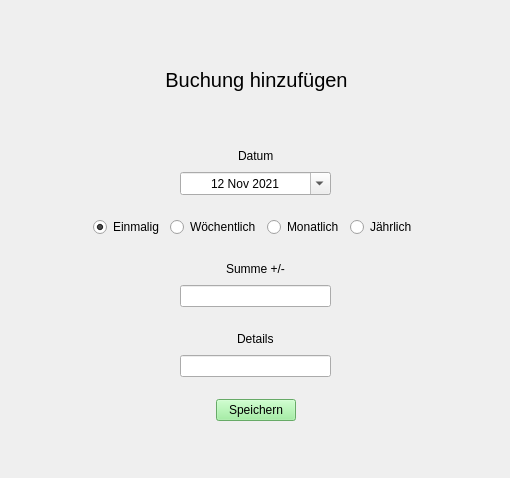
<?xml version="1.0" encoding="UTF-8"?>
<ui version="4.0">
 <class>Einkaufsplaner</class>
 <widget class="QWidget" name="Einkaufsplaner">
  <property name="geometry">
   <rect>
    <x>0</x>
    <y>0</y>
    <width>510</width>
    <height>478</height>
   </rect>
  </property>
  <property name="windowTitle">
   <string>Haushaltsplaner</string>
  </property>
  <widget class="QWidget" name="verticalLayoutWidget">
   <property name="geometry">
    <rect>
     <x>30</x>
     <y>130</y>
     <width>451</width>
     <height>291</height>
    </rect>
   </property>
   <layout class="QVBoxLayout" name="verticalLayout">
    <item>
     <layout class="QHBoxLayout" name="horizontalLayout"/>
    </item>
    <item>
     <spacer name="verticalSpacer">
      <property name="orientation">
       <enum>Qt::Vertical</enum>
      </property>
      <property name="sizeHint" stdset="0">
       <size>
        <width>20</width>
        <height>40</height>
       </size>
      </property>
     </spacer>
    </item>
    <item>
     <layout class="QHBoxLayout" name="horizontalLayout_8">
      <item>
       <spacer name="horizontalSpacer_13">
        <property name="orientation">
         <enum>Qt::Horizontal</enum>
        </property>
        <property name="sizeHint" stdset="0">
         <size>
          <width>40</width>
          <height>20</height>
         </size>
        </property>
       </spacer>
      </item>
      <item>
       <widget class="QLabel" name="l_date">
        <property name="text">
         <string>Datum</string>
        </property>
       </widget>
      </item>
      <item>
       <spacer name="horizontalSpacer_6">
        <property name="orientation">
         <enum>Qt::Horizontal</enum>
        </property>
        <property name="sizeHint" stdset="0">
         <size>
          <width>40</width>
          <height>20</height>
         </size>
        </property>
       </spacer>
      </item>
     </layout>
    </item>
    <item>
     <layout class="QHBoxLayout" name="horizontalLayout_5">
      <item>
       <spacer name="horizontalSpacer_7">
        <property name="orientation">
         <enum>Qt::Horizontal</enum>
        </property>
        <property name="sizeType">
         <enum>QSizePolicy::Fixed</enum>
        </property>
        <property name="sizeHint" stdset="0">
         <size>
          <width>150</width>
          <height>20</height>
         </size>
        </property>
       </spacer>
      </item>
      <item>
       <widget class="QDateEdit" name="i_date">
        <property name="alignment">
         <set>Qt::AlignCenter</set>
        </property>
        <property name="dateTime">
         <datetime>
          <hour>0</hour>
          <minute>0</minute>
          <second>0</second>
          <year>2021</year>
          <month>11</month>
          <day>12</day>
         </datetime>
        </property>
        <property name="calendarPopup">
         <bool>true</bool>
        </property>
       </widget>
      </item>
      <item>
       <spacer name="horizontalSpacer_8">
        <property name="orientation">
         <enum>Qt::Horizontal</enum>
        </property>
        <property name="sizeType">
         <enum>QSizePolicy::Fixed</enum>
        </property>
        <property name="sizeHint" stdset="0">
         <size>
          <width>150</width>
          <height>20</height>
         </size>
        </property>
       </spacer>
      </item>
     </layout>
    </item>
    <item>
     <spacer name="verticalSpacer_3">
      <property name="orientation">
       <enum>Qt::Vertical</enum>
      </property>
      <property name="sizeHint" stdset="0">
       <size>
        <width>20</width>
        <height>40</height>
       </size>
      </property>
     </spacer>
    </item>
    <item>
     <layout class="QHBoxLayout" name="horizontalLayout_6">
      <item>
       <spacer name="horizontalSpacer_9">
        <property name="orientation">
         <enum>Qt::Horizontal</enum>
        </property>
        <property name="sizeType">
         <enum>QSizePolicy::Expanding</enum>
        </property>
        <property name="sizeHint" stdset="0">
         <size>
          <width>90</width>
          <height>20</height>
         </size>
        </property>
       </spacer>
      </item>
      <item>
       <widget class="QRadioButton" name="r_once">
        <property name="text">
         <string>Einmalig</string>
        </property>
        <property name="checked">
         <bool>true</bool>
        </property>
       </widget>
      </item>
      <item>
       <widget class="QRadioButton" name="r_weekly">
        <property name="text">
         <string>Wöchentlich</string>
        </property>
       </widget>
      </item>
      <item>
       <widget class="QRadioButton" name="r_monthly">
        <property name="text">
         <string>Monatlich</string>
        </property>
       </widget>
      </item>
      <item>
       <widget class="QRadioButton" name="r_yearly">
        <property name="text">
         <string>Jährlich</string>
        </property>
       </widget>
      </item>
      <item>
       <spacer name="horizontalSpacer_10">
        <property name="orientation">
         <enum>Qt::Horizontal</enum>
        </property>
        <property name="sizeType">
         <enum>QSizePolicy::Expanding</enum>
        </property>
        <property name="sizeHint" stdset="0">
         <size>
          <width>90</width>
          <height>20</height>
         </size>
        </property>
       </spacer>
      </item>
     </layout>
    </item>
    <item>
     <spacer name="verticalSpacer_4">
      <property name="orientation">
       <enum>Qt::Vertical</enum>
      </property>
      <property name="sizeHint" stdset="0">
       <size>
        <width>20</width>
        <height>40</height>
       </size>
      </property>
     </spacer>
    </item>
    <item>
     <layout class="QHBoxLayout" name="horizontalLayout_10">
      <item>
       <spacer name="horizontalSpacer_16">
        <property name="orientation">
         <enum>Qt::Horizontal</enum>
        </property>
        <property name="sizeHint" stdset="0">
         <size>
          <width>40</width>
          <height>20</height>
         </size>
        </property>
       </spacer>
      </item>
      <item>
       <widget class="QLabel" name="l_sum">
        <property name="text">
         <string>Summe +/-</string>
        </property>
       </widget>
      </item>
      <item>
       <spacer name="horizontalSpacer_17">
        <property name="orientation">
         <enum>Qt::Horizontal</enum>
        </property>
        <property name="sizeHint" stdset="0">
         <size>
          <width>40</width>
          <height>20</height>
         </size>
        </property>
       </spacer>
      </item>
     </layout>
    </item>
    <item>
     <layout class="QHBoxLayout" name="horizontalLayout_2">
      <item>
       <spacer name="horizontalSpacer">
        <property name="orientation">
         <enum>Qt::Horizontal</enum>
        </property>
        <property name="sizeType">
         <enum>QSizePolicy::Expanding</enum>
        </property>
        <property name="sizeHint" stdset="0">
         <size>
          <width>150</width>
          <height>20</height>
         </size>
        </property>
       </spacer>
      </item>
      <item>
       <widget class="QLineEdit" name="i_sum"/>
      </item>
      <item>
       <spacer name="horizontalSpacer_2">
        <property name="orientation">
         <enum>Qt::Horizontal</enum>
        </property>
        <property name="sizeType">
         <enum>QSizePolicy::Expanding</enum>
        </property>
        <property name="sizeHint" stdset="0">
         <size>
          <width>150</width>
          <height>20</height>
         </size>
        </property>
       </spacer>
      </item>
     </layout>
    </item>
    <item>
     <spacer name="verticalSpacer_2">
      <property name="orientation">
       <enum>Qt::Vertical</enum>
      </property>
      <property name="sizeType">
       <enum>QSizePolicy::Expanding</enum>
      </property>
      <property name="sizeHint" stdset="0">
       <size>
        <width>20</width>
        <height>40</height>
       </size>
      </property>
     </spacer>
    </item>
    <item>
     <layout class="QHBoxLayout" name="horizontalLayout_9">
      <item>
       <spacer name="horizontalSpacer_14">
        <property name="orientation">
         <enum>Qt::Horizontal</enum>
        </property>
        <property name="sizeHint" stdset="0">
         <size>
          <width>40</width>
          <height>20</height>
         </size>
        </property>
       </spacer>
      </item>
      <item>
       <widget class="QLabel" name="l_details">
        <property name="text">
         <string>Details</string>
        </property>
       </widget>
      </item>
      <item>
       <spacer name="horizontalSpacer_15">
        <property name="orientation">
         <enum>Qt::Horizontal</enum>
        </property>
        <property name="sizeHint" stdset="0">
         <size>
          <width>40</width>
          <height>20</height>
         </size>
        </property>
       </spacer>
      </item>
     </layout>
    </item>
    <item>
     <layout class="QHBoxLayout" name="horizontalLayout_3">
      <item>
       <spacer name="horizontalSpacer_3">
        <property name="orientation">
         <enum>Qt::Horizontal</enum>
        </property>
        <property name="sizeHint" stdset="0">
         <size>
          <width>40</width>
          <height>20</height>
         </size>
        </property>
       </spacer>
      </item>
      <item>
       <widget class="QLineEdit" name="i_details"/>
      </item>
      <item>
       <spacer name="horizontalSpacer_4">
        <property name="orientation">
         <enum>Qt::Horizontal</enum>
        </property>
        <property name="sizeHint" stdset="0">
         <size>
          <width>40</width>
          <height>20</height>
         </size>
        </property>
       </spacer>
      </item>
     </layout>
    </item>
    <item>
     <spacer name="verticalSpacer_5">
      <property name="orientation">
       <enum>Qt::Vertical</enum>
      </property>
      <property name="sizeHint" stdset="0">
       <size>
        <width>20</width>
        <height>40</height>
       </size>
      </property>
     </spacer>
    </item>
    <item>
     <layout class="QHBoxLayout" name="horizontalLayout_7">
      <item>
       <spacer name="horizontalSpacer_11">
        <property name="orientation">
         <enum>Qt::Horizontal</enum>
        </property>
        <property name="sizeHint" stdset="0">
         <size>
          <width>40</width>
          <height>20</height>
         </size>
        </property>
       </spacer>
      </item>
      <item>
       <widget class="QPushButton" name="b_safe">
        <property name="styleSheet">
         <string notr="true">background-color: lightgreen</string>
        </property>
        <property name="text">
         <string>Speichern</string>
        </property>
       </widget>
      </item>
      <item>
       <spacer name="horizontalSpacer_12">
        <property name="orientation">
         <enum>Qt::Horizontal</enum>
        </property>
        <property name="sizeHint" stdset="0">
         <size>
          <width>40</width>
          <height>20</height>
         </size>
        </property>
       </spacer>
      </item>
     </layout>
    </item>
   </layout>
  </widget>
  <widget class="QWidget" name="horizontalLayoutWidget">
   <property name="geometry">
    <rect>
     <x>30</x>
     <y>40</y>
     <width>451</width>
     <height>80</height>
    </rect>
   </property>
   <layout class="QHBoxLayout" name="horizontalLayout_4">
    <item>
     <spacer name="horizontalSpacer_5">
      <property name="orientation">
       <enum>Qt::Horizontal</enum>
      </property>
      <property name="sizeType">
       <enum>QSizePolicy::Fixed</enum>
      </property>
      <property name="sizeHint" stdset="0">
       <size>
        <width>135</width>
        <height>20</height>
       </size>
      </property>
     </spacer>
    </item>
    <item>
     <widget class="QLabel" name="l_app">
      <property name="styleSheet">
       <string notr="true">font-size: 15pt;</string>
      </property>
      <property name="text">
       <string>Buchung hinzufügen</string>
      </property>
      <property name="alignment">
       <set>Qt::AlignCenter</set>
      </property>
     </widget>
    </item>
    <item>
     <widget class="QLabel" name="l_icon">
      <property name="styleSheet">
       <string notr="true">image: url(:/Images/logo_small_icon_only_inverted.png);</string>
      </property>
      <property name="text">
       <string/>
      </property>
     </widget>
    </item>
   </layout>
  </widget>
 </widget>
 <resources>
  <include location="../MenuFrame/Menu.qrc"/>
 </resources>
 <connections/>
</ui>
